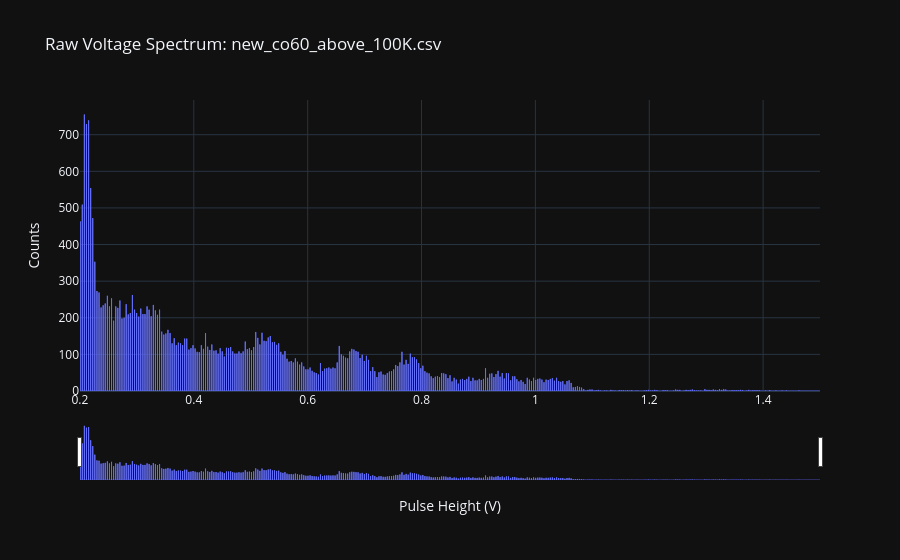
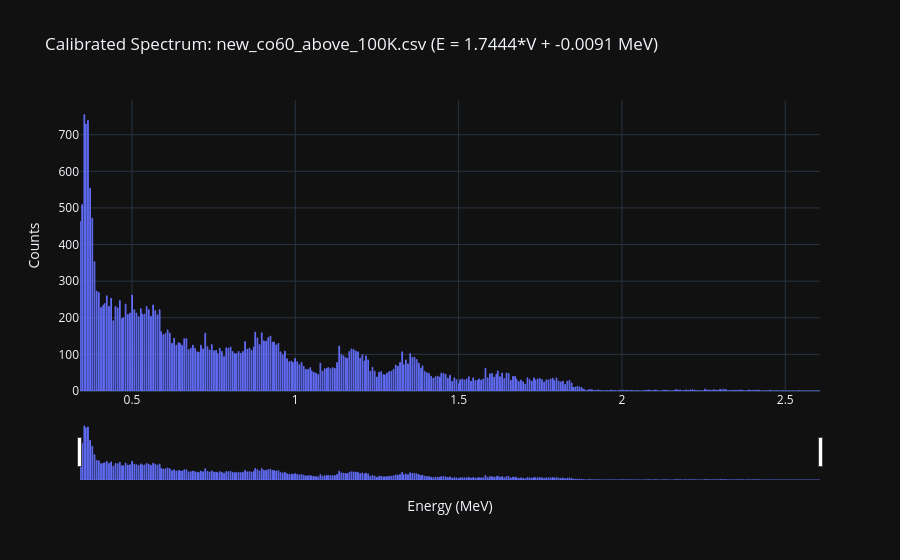
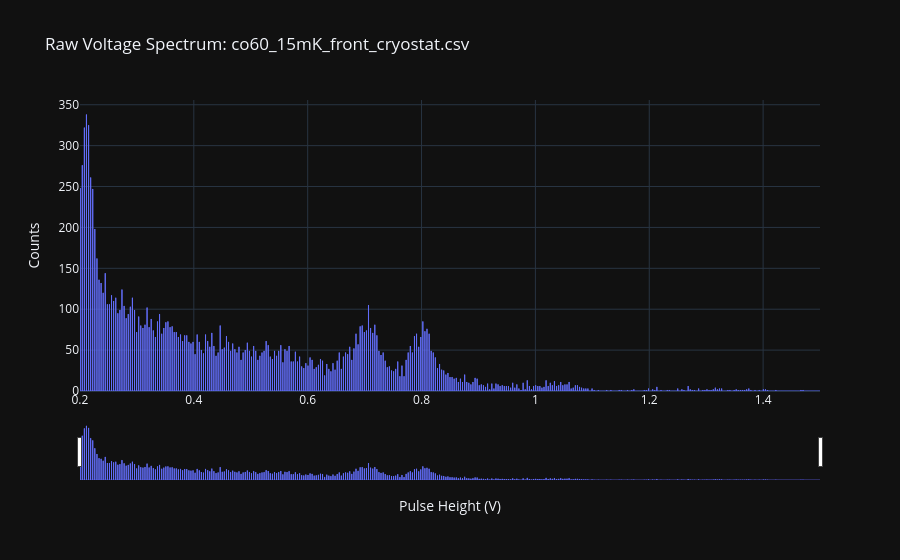
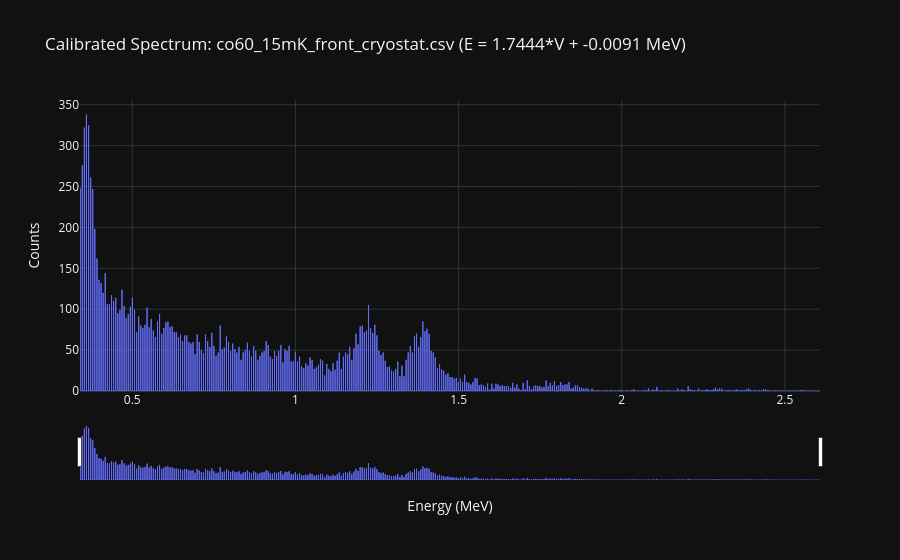

Notebook code for these charts, in order:
### Code cell
import pathlib
import numpy as np
import pandas as pd
import plotly.graph_objects as go

# ==============================================================================
# 1. CALIBRATION PARAMETERS
# ==============================================================================
# Linear fit: E(V) = m * V + c derived from image calibration
CALIB_M = 1.7444  # MeV / V[cite: 1]
CALIB_C = -0.0091  # MeV[cite: 1]


# ==============================================================================
# 2. DATA LOADING & BINNING
# ==============================================================================

def load_and_bin_spectrum(filepath, bin_edges, raw_voltage=False):
    """
    Parses a single list-mode CSV spectrum file.

    If raw_voltage=True, bins raw voltages directly.
    Otherwise, converts voltages to MeV using CALIB_M and CALIB_C before binning.
    """
    voltages = []

    with open(filepath, 'r') as f:
        next(f)  # Skip header
        for line in f:
            parts = line.strip().split(',')
            if len(parts) >= 1:
                try:
                    voltages.append(float(parts[-1]))
                except ValueError:
                    continue

    voltages_arr = np.array(voltages)

    if raw_voltage:
        # Bin raw voltages directly
        counts, _ = np.histogram(voltages_arr, bins=bin_edges)
    else:
        # Convert voltages to energies (MeV) and bin
        event_energies = CALIB_M * voltages_arr + CALIB_C
        counts, _ = np.histogram(event_energies, bins=bin_edges)

    return counts


# ==============================================================================
# 3. INTERACTIVE PLOTTING (SINGLE FILE)
# ==============================================================================

def show_interactive_spectrum(filepath, v_min=0.0, v_max=2.2, num_bins=10000):
    """
    Generates an interactive Plotly histogram for a single spectrum file
    converting Voltage bin edges to MeV using linear calibration.
    """
    filepath = pathlib.Path(filepath)

    # 1. Create voltage bin edges and convert to MeV via calibration
    v_edges = np.linspace(v_min, v_max, num_bins)
    bin_edges = CALIB_M * v_edges + CALIB_C
    energies = (bin_edges[:-1] + bin_edges[1:]) / 2

    # 2. Load and bin single file data
    counts = load_and_bin_spectrum(filepath, bin_edges, raw_voltage=False)

    # 3. Create interactive Plotly figure
    fig = go.Figure(data=go.Scatter(
        x=energies,
        y=counts,
        mode='lines',
        line_shape='hvh',
        fill='tozeroy',
        name='Counts',
        line=dict(width=1)
    ))

    fig.update_layout(
        title=f"Calibrated Spectrum: {filepath.name} (E = {CALIB_M}*V + {CALIB_C} MeV)",
        xaxis_title="Energy (MeV)",
        yaxis_title="Counts",
        template="plotly_dark",
        xaxis=dict(
            rangeslider=dict(visible=True),
            type="linear"
        ),
        yaxis=dict(fixedrange=False)
    )

    fig.show(config={'scrollZoom': True})


def show_interactive_spectrum_voltage(filepath, v_min=0.0, v_max=2.2, num_bins=10000):
    """
    Generates an interactive Plotly histogram for a single spectrum file
    using raw pulse height voltage bins.
    """
    filepath = pathlib.Path(filepath)

    # Create voltage bin edges and bin centers
    bin_edges = np.linspace(v_min, v_max, num_bins)
    voltages = (bin_edges[:-1] + bin_edges[1:]) / 2

    # Load and bin single file raw voltage data
    counts = load_and_bin_spectrum(filepath, bin_edges, raw_voltage=True)

    fig = go.Figure(data=go.Scatter(
        x=voltages,
        y=counts,
        mode='lines',
        line_shape='hvh',
        fill='tozeroy',
        name='Counts',
        line=dict(width=1)
    ))

    fig.update_layout(
        title=f"Raw Voltage Spectrum: {filepath.name}",
        xaxis_title="Pulse Height (V)",
        yaxis_title="Counts",
        template="plotly_dark",
        xaxis=dict(
            rangeslider=dict(visible=True),
            type="linear"
        ),
        yaxis=dict(fixedrange=False)
    )

    fig.show(config={'scrollZoom': True})


# ==============================================================================
# 4. EXECUTION EXAMPLE
# ==============================================================================

if __name__ == "__main__":
    # Specify single file path
    sample_file = pathlib.Path("new_co60_above_100K.csv")
    # Interactive uncalibrated pulse-height spectrum (Voltage)
    show_interactive_spectrum_voltage(sample_file, v_min=0.2, v_max=1.5, num_bins=10000)
    # Interactive energy-calibrated spectrum (MeV)
    show_interactive_spectrum(sample_file, v_min=0.2, v_max=1.5, num_bins=1024)

    # Specify single file path
    sample_file = pathlib.Path("co60_15mK_front_cryostat.csv")
    # Interactive uncalibrated pulse-height spectrum (Voltage)
    show_interactive_spectrum_voltage(sample_file, v_min=0.2, v_max=1.5, num_bins=10000)
    # Interactive energy-calibrated spectrum (MeV)
    show_interactive_spectrum(sample_file, v_min=0.2, v_max=1.5, num_bins=10000)

### Figure 1 — Plotly figure (JSON) as saved in the notebook; plotly's stock layout.template omitted (floating-point values rounded to 4 significant figures; data arrays with more than 128 entries replaced by an {"elided": "..."} marker saying what was removed)
{"data": [{"fill": "tozeroy", "line": {"shape": "hvh", "width": 1}, "mode": "lines", "name": "Counts", "type": "scatter", "x": {"elided": "9999 float values"}, "y": {"elided": "9999 int values"}}], "layout": {"title": {"text": "Raw Voltage Spectrum: new_co60_above_100K.csv"}, "xaxis": {"rangeslider": {"visible": true}, "title": {"text": "Pulse Height (V)"}, "type": "linear"}, "yaxis": {"fixedrange": false, "title": {"text": "Counts"}}}}

### Figure 2 — Plotly figure (JSON) as saved in the notebook; plotly's stock layout.template omitted (floating-point values rounded to 4 significant figures; data arrays with more than 128 entries replaced by an {"elided": "..."} marker saying what was removed)
{"data": [{"fill": "tozeroy", "line": {"shape": "hvh", "width": 1}, "mode": "lines", "name": "Counts", "type": "scatter", "x": {"elided": "1023 float values"}, "y": {"elided": "1023 int values"}}], "layout": {"title": {"text": "Calibrated Spectrum: new_co60_above_100K.csv (E = 1.7444*V + -0.0091 MeV)"}, "xaxis": {"rangeslider": {"visible": true}, "title": {"text": "Energy (MeV)"}, "type": "linear"}, "yaxis": {"fixedrange": false, "title": {"text": "Counts"}}}}

### Figure 3 — Plotly figure (JSON) as saved in the notebook; plotly's stock layout.template omitted (floating-point values rounded to 4 significant figures; data arrays with more than 128 entries replaced by an {"elided": "..."} marker saying what was removed)
{"data": [{"fill": "tozeroy", "line": {"shape": "hvh", "width": 1}, "mode": "lines", "name": "Counts", "type": "scatter", "x": {"elided": "9999 float values"}, "y": {"elided": "9999 int values"}}], "layout": {"title": {"text": "Raw Voltage Spectrum: co60_15mK_front_cryostat.csv"}, "xaxis": {"rangeslider": {"visible": true}, "title": {"text": "Pulse Height (V)"}, "type": "linear"}, "yaxis": {"fixedrange": false, "title": {"text": "Counts"}}}}

### Figure 4 — Plotly figure (JSON) as saved in the notebook; plotly's stock layout.template omitted (floating-point values rounded to 4 significant figures; data arrays with more than 128 entries replaced by an {"elided": "..."} marker saying what was removed)
{"data": [{"fill": "tozeroy", "line": {"shape": "hvh", "width": 1}, "mode": "lines", "name": "Counts", "type": "scatter", "x": {"elided": "9999 float values"}, "y": {"elided": "9999 int values"}}], "layout": {"title": {"text": "Calibrated Spectrum: co60_15mK_front_cryostat.csv (E = 1.7444*V + -0.0091 MeV)"}, "xaxis": {"rangeslider": {"visible": true}, "title": {"text": "Energy (MeV)"}, "type": "linear"}, "yaxis": {"fixedrange": false, "title": {"text": "Counts"}}}}
